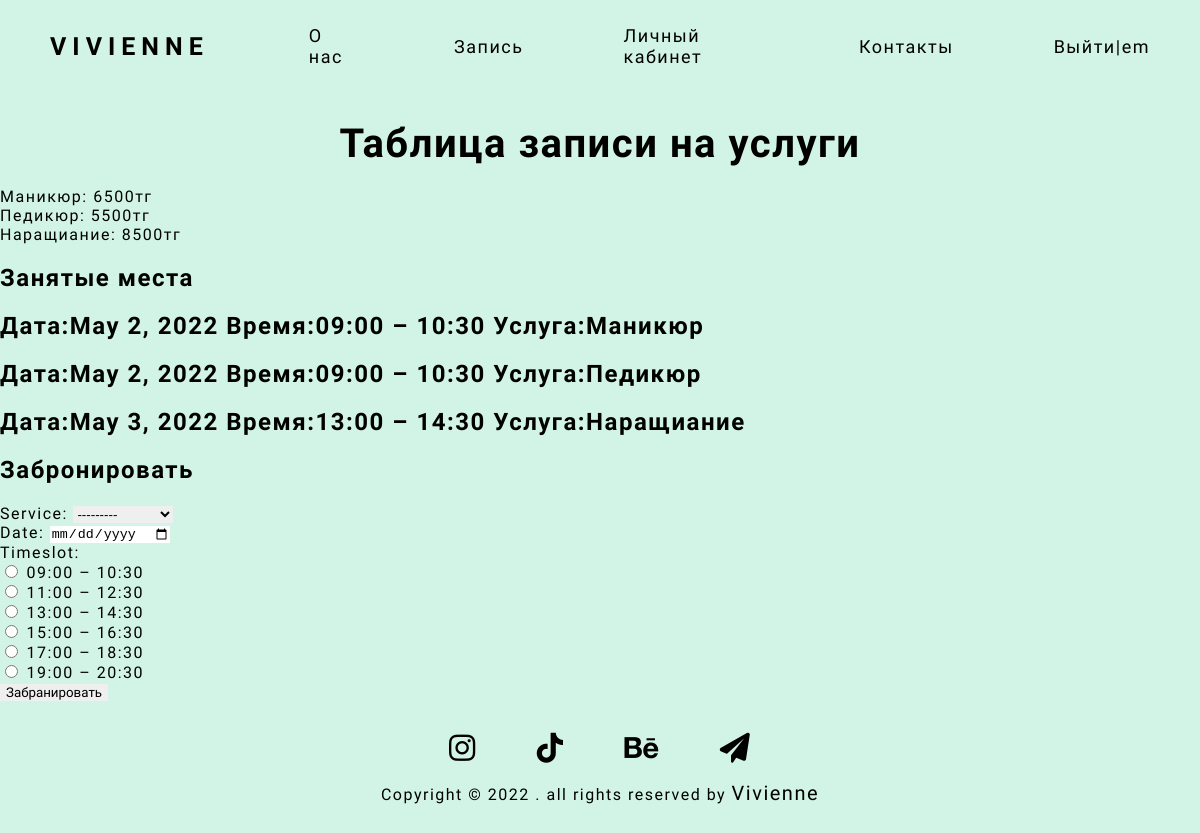
The page /add_event (signed in) on the database its author committed.
### klaraApp/models.py (models this page shows, shortened)
class Appointment(models.Model):
    class Meta:
        unique_together = ('date','timeslot','service')
    TIMESLOT_LIST = (
        (0, '09:00 – 10:30'),
        (1, '11:00 – 12:30'),
        (2, '13:00 – 14:30'),
        (3, '15:00 – 16:30'),
        (4, '17:00 – 18:30'),
        (5, '19:00 – 20:30'),
    )
    service = models.ForeignKey('Service', on_delete=models.CASCADE)
    date = models.DateField(help_text="YYYY-MM-DD")
    timeslot = models.IntegerField(choices=TIMESLOT_LIST)
    client = models.ForeignKey(User,on_delete=models.CASCADE)
    status = models.BooleanField(default=1,verbose_name="Статус",blank=False)
    @property
    def time(self):
        return self.TIMESLOT_LIST[self.timeslot][1]

class Service(models.Model):
    work_name = models.ForeignKey("Works",on_delete=models.CASCADE)
    price = models.IntegerField()
    def __str__(self):
        return self.work_name.name

class Works(models.Model):
    name = models.CharField(max_length=255,verbose_name="Название услуги")
    def __str__(self):
        return self.name

### klaraApp/views.py (the view, shortened to what this page needs)
# urls.py: path("add_event",add_event,name='booking'),
@user_passes_test(is_profile)
def add_event(request):
    events = Appointment.objects.all()
    form = EventForm()
    context = {
        "form":form,
        "events":events,
    }
    return render(request,"klaraApp/booking.html",context)

### klaraApp/forms.py
class EventForm(forms.ModelForm):
    date = forms.DateField(widget=forms.DateInput(attrs={"type":"date"}))
    timeslot = forms.ChoiceField(choices=TIMESLOT_LIST, widget=forms.RadioSelect())
    class Meta:
        model = Appointment
        fields = ["service","date","timeslot",]

### klaraApp/views.py (called while the page is built)
def is_profile(user):
    return user.groups.filter(name='CLIENT').exists()

### klaraApp/templates/klaraApp/booking.html (shortened to what this page needs)
{% extends  'klaraApp/base.html'%}
{% load static %}
{% block booking %}
<article class="booking">
    <div class="booking_wrapper animate__animated animate__fadeIn">
        <h1 class="booking_title general_title">Таблица записи на услуги</h1>
        <ul class="bookin_service_price">
            <li>Маникюр: 6500тг</li>
            <li>Педикюр: 5500тг</li>
            <li>Наращиание: 8500тг</li>
        </ul>
    </div>
    <form enctype="multipart/form-data" method="post" action="" >
        <h3>Занятые места</h3>
        {% for j in events %}
            <h3>Дата:{{ j.date }} Время:{{ j.time}} Услуга:{{ j.service.work_name }}</h3>
        {% endfor %}
    <h3>Забронировать</h3>
        {{ form.as_p }}
    <button>Забранировать</button>
    </form>
</article>
{% endblock %}

### klaraApp/templates/klaraApp/base.html (shortened to what this page needs)
{% load static %}
<!DOCTYPE html>
<html lang="en">
<head>
    <link rel="stylesheet" href="{% static 'klaraApp/styles/style.css' %}">
    <link rel="stylesheet" href="{% static 'klaraApp/styles/all.min.css' %}">
    <link rel="stylesheet" href="{% static 'klaraApp/styles/animate.min.css' %}">
</head>
<body>
    <div class="container">
        <header class="header_site_navigation">
            <div class="header_wrapper">
                <nav class="site_navigation">
                    <ul class="site_nav_list">
                        <li class="site_nav_links"><a href="{% url 'home' %}"class="header_logo">Vivienne</a></li>
                        <li class="site_nav_links"><a href="{% url 'about' %}">О нас</a></li>
                        {% if request.user.is_authenticated %}
                        <li class="site_nav_links"><a href="{% url 'booking' %}">Запись</a></li>
                        {% endif %}
                        {% if request.user.is_authenticated%}
                        <li class="site_nav_links"><a href="{% url 'profile' %}">Личный кабинет</a></li>
                        {% endif %}
                        <li class="site_nav_links"><a href="{% url 'contacts' %}">Контакты</a></li>
                        {% if request.user.is_authenticated%}
                                                    <li class="site_nav_links"><a href="{% url 'exit' %}">Выйти|{{ request.user.username }}</a></li>
                        {% endif %}
                    </ul>
                </nav>
            </div>
        </header>
        {% block booking %}
        {% endblock %}
        <footer class="footer_social_networks">
            <div class="footer_wrapper">
                <nav class="social_networks_navigation">
                    <ul class="socialn_nav__list">
                        <li class="socialn_links"><a href="#"><i class="fa-brands fa-instagram" title="instagram"></i></a></li>
                        <li class="socialn_links"><a href="#"><i class="fa-brands fa-tiktok" title="tiktok"></i></a></li>
                        <li class="socialn_links"><a href="#"><i class="fa-brands fa-behance" title="behance"></i></a></li>
                        <li class="socialn_links"><a href="#"><i class="fa-solid fa-paper-plane" title="telegram"></i></a></li>
                    </ul>
                </nav>
                <p class="footer_copyright">Copyright © 2022 . all rights reserved by <span>Vivienne</span></p>
            </div>
        </footer>
    </div>
</body>
</html>

### klaraApp/static/klaraApp/styles/style.css (style rules this page uses)
body, h1,h2,h3,h4,h5,h6, p, ul,ol,li, fieldset { padding: 0; margin: 0; }
body { font-family: 'Dancing Script', cursive; letter-spacing: 1.5px; background-color: #d2f4e6; user-select: none; }
h1,h2,h3 { margin-bottom: 20px; }
h1 { font-size: 2.5em; }
h3 { font-size: 1.5em; }
button,input[type = submit] { cursor: pointer; border: 0; outline: 0; font-family: 'Dancing Script', cursive; }
a { text-decoration: none; }
ul,ol,li { list-style-type: none; }
input,select { border: 0; outline: none; }
.container { max-width: 1200px; margin: 0 auto; }
.header_site_navigation { background-color: #d2f4e6; padding: 25px 0; margin: 0 auto; position: fixed; top: 0; left: 0; right: 0; z-index: 1; width: 100%; }
.site_nav_list { display: flex; justify-content: center; align-items: center; }
.site_nav_links { margin: 0 50px; }
.site_nav_links a { color: #000; font-size: 18px; }
.site_nav_links .header_logo { font-weight: bold; font-size: 25px; text-transform: uppercase; letter-spacing: 6px; }
.footer_social_networks { padding: 30px 0; text-align: center; }
.socialn_nav__list { display: flex; justify-content: center; align-items: center; }
.socialn_links { margin: 0 30px; }
.socialn_links a { font-size: 30px; color: #000; transition: all .6s ease-out; }
.footer_copyright { margin-top: 15px; }
.footer_copyright span { font-size: 20px; letter-spacing: 1.5px; }
.general_title { text-align: center; }
.booking { padding: 120px 0 0 0; }
.booking_wrapper { display: flex; flex-direction: column; justify-content: center; }
.bookin_service_price { margin-bottom: 20px; }

### rows shown on the page
Appointment: date "May 2, 2022", time "09:00 – 10:30", service.work_name "Маникюр"
Appointment: date "May 2, 2022", time "09:00 – 10:30", service.work_name "Педикюр"
Appointment: date "May 3, 2022", time "13:00 – 14:30", service.work_name "Наращиание"

### other values the page prints
{{ request.user.username }} "em"
